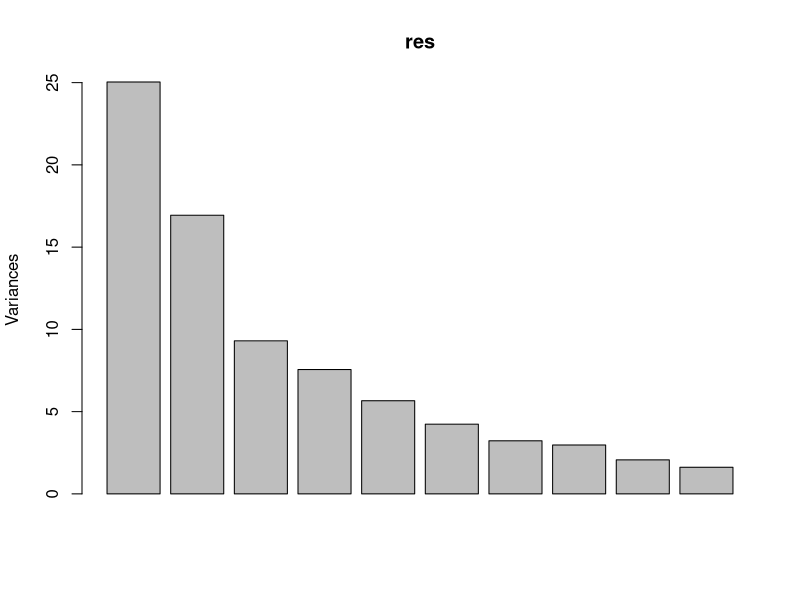
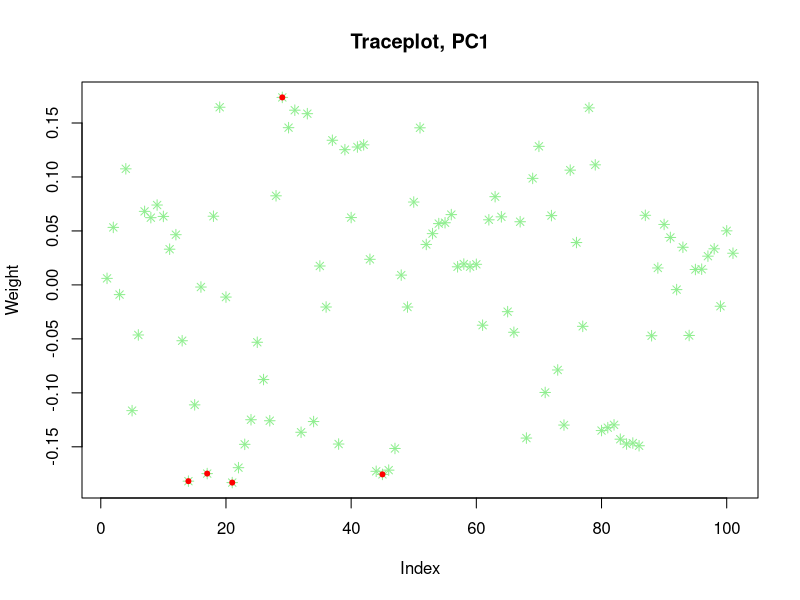
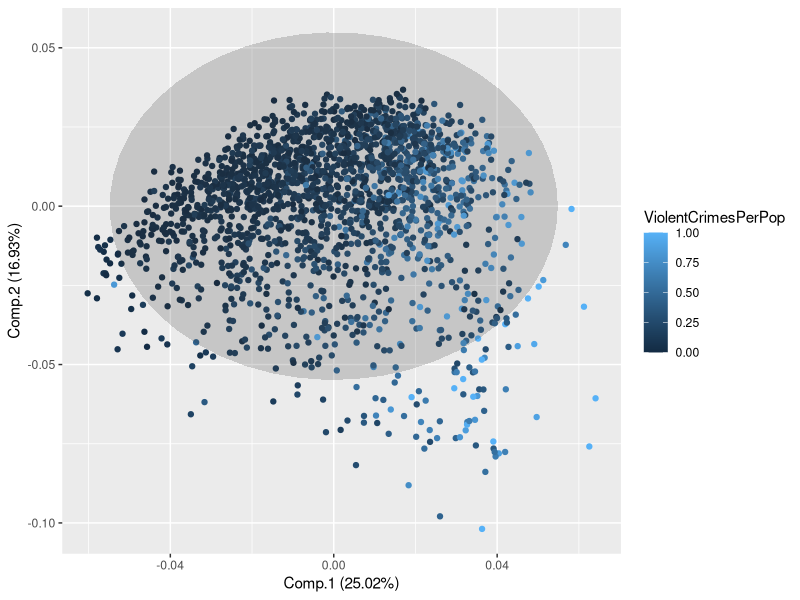
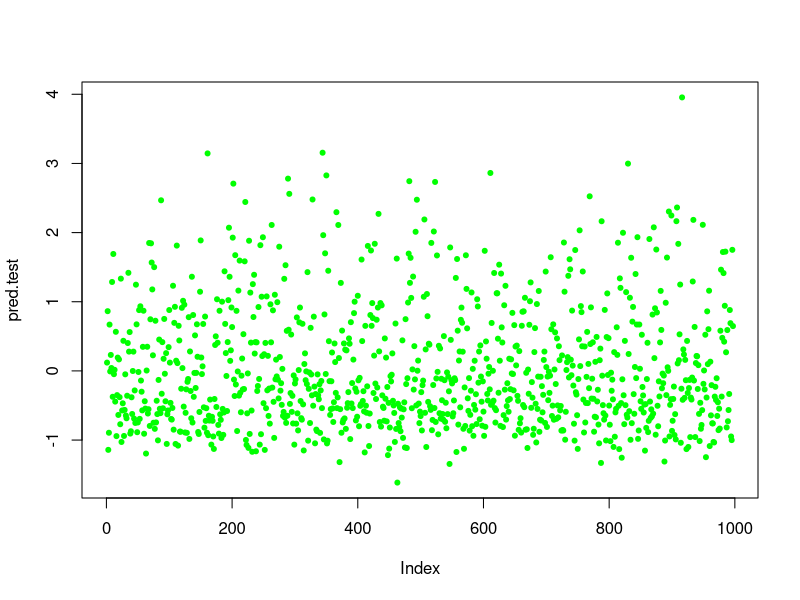
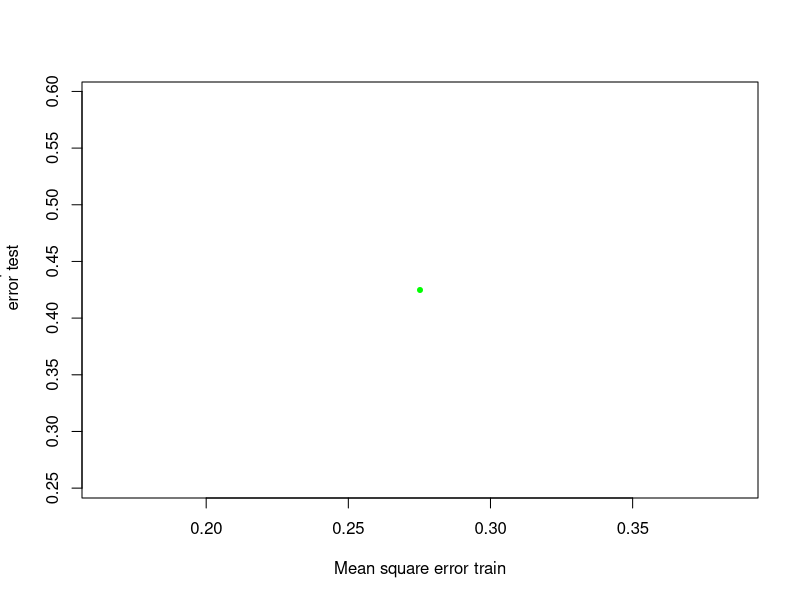
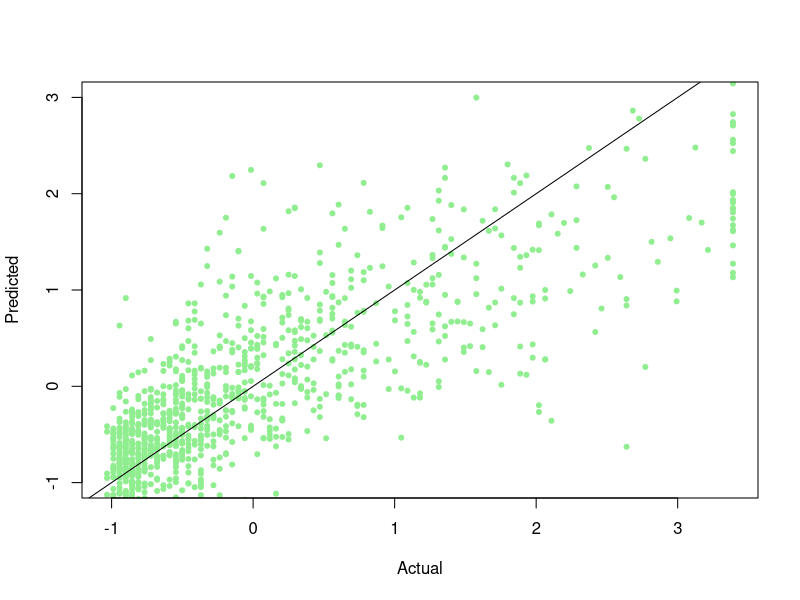
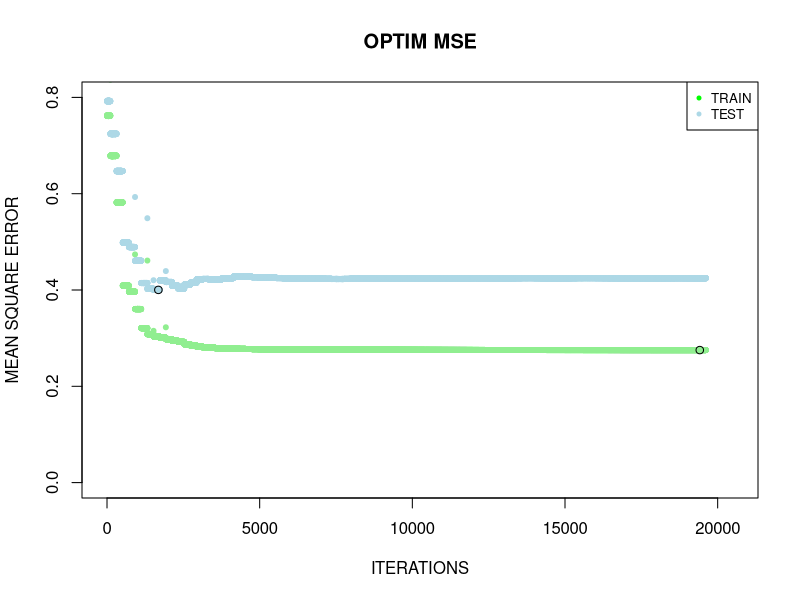

These charts were generated, in order, by the following R code:
################################################################################
############################### Lab2 Assignment3 ###############################
################################################################################

########################## Functions  ##########################################
multi.mse.train <- c()
multi.mse.test <- c()
LmOptimization <- function(theta, train.x, train.y, test.x, test.y) {
  pred.train <- train.x %*% theta
  pred.test <- test.x %*% theta
  mse.train <- mean((train.y - pred.train)^2)
  mse.test <- mean((test.y - pred.test)^2)

  multi.mse.train <<- c(multi.mse.train, mse.train)
  multi.mse.test <<- c(multi.mse.test, mse.test)

  return(mse.train)
}
################################### Functions ##################################
################################### EXERCISE 1 #################################

# (1) Scale all variables except violent crimes per pop
data <- read.csv("data/communities.csv", stringsAsFactors = T)
library(dplyr)
data_no_v <- select(data, -ViolentCrimesPerPop)
data.scaled <- as.data.frame(cbind(
  scale(select(data, -ViolentCrimesPerPop)),
  subset(data, select = ViolentCrimesPerPop)
))

# Extracting eigenvalues way one#
cov <- cov(data.scaled)
eigen <- eigen(cov)
# Extracting eigenvalues way two#
res <- prcomp(data.scaled)
lambda <- res$sdev^2
# proportion of variation
sprintf("%2.3f", eigen$values / sum(eigen$values) * 100)
screeplot(res)
sum(lambda[1:34])

############################### EXERCISE 1 #####################################
############################## EXERCISE 2 ######################################
res.2 <- princomp(data.scaled)
summary(res.2)
u <- res.2$loadings
top.5 <- head(sort(abs(u[, 1]), decreasing = T), n = 5)
index.top.5 <- which(abs(u[, 1]) %in% top.5)
plot(u[, 1],
  main = "Traceplot, PC1", col = "lightgreen", pch = 8,
  ylab = "Weight"
)
points(index.top.5, u[index.top.5, 1], col = "red", pch = 20)

# install.packages("ggfortify")
library(ggfortify)
autoplot(res.2,
  colour = "ViolentCrimesPerPop", label = F, label.size = 2,
  frame = TRUE, frame.type = "norm"
)
############################# EXERCISE 2 #######################################
############################# EXERCISE 3 #######################################

# Training set
n <- dim(data)[1]
set.seed(12345)
index <- sample(1:n, floor(n * 0.5))
train <- data[index, ]
library(caret)
scaler <- preProcess(train)
train <- predict(scaler, newdata = train)

# Test
index1 <- setdiff(1:n, index)
test <- data[index1, ]

test <- predict(scaler, newdata = test)

# Estimate linear regression
linear.reg <- glm(ViolentCrimesPerPop ~ ., data = train, family = "gaussian")
mse.train <- mean(residuals(linear.reg)^2)
pred.test <- predict(linear.reg, newdata = test, type = "response")
plot(pred.test, pch = 20, col = "green")
mse.test <- mean((test$ViolentCrimesPerPop - pred.test)^2)
plot(mse.train, mse.test, xlab = "Mean square error train", ylab = "Mean square
     error test", pch = 20, col = "green")

plot(test$ViolentCrimesPerPop, pred.test,
  col = "lightgreen", pch = 20,
  ylim = c(-1, 3), xlab = "Actual", ylab = "Predicted"
)
abline(0, 1, col = "black")

################################ EXERCISE 3 ####################################
################################ EXERCISE 4 ####################################
theta <- rep(0, 100)
(optim(
  par = theta, fn = LmOptimization,
  train.x = as.matrix(select(train, -ViolentCrimesPerPop)),
  train.y = as.matrix(train["ViolentCrimesPerPop"]),
  test.x = as.matrix(select(test, -ViolentCrimesPerPop)),
  test.y = as.matrix(test["ViolentCrimesPerPop"]), method = "BFGS"
))

stopping.opt.test <- which.min(multi.mse.test)
stopping.opt.train <- which.min(multi.mse.train)
plot(multi.mse.train[500:21000],
  col = "lightgreen", main = "OPTIM MSE",
  pch = 20, ylab = "MEAN SQUARE ERROR", xlab = "ITERATIONS",
  ylim = c(0, 0.8), type = "p"
)
points(multi.mse.test[500:21000],
  col = "lightblue", main = "OPTIM MSE",
  pch = 20, type = "p"
)
points(stopping.opt.test - 500, multi.mse.test[stopping.opt.test],
  col = "black"
)
points(stopping.opt.train - 500, multi.mse.train[stopping.opt.train],
  col = "black"
)
legend("topright",
  legend = c("TRAIN", "TEST"),
  col = c("Green", "lightblue"), pch = 20, cex = 0.8, bg = "white"
)
############################### EXERCISE 4  ####################################
